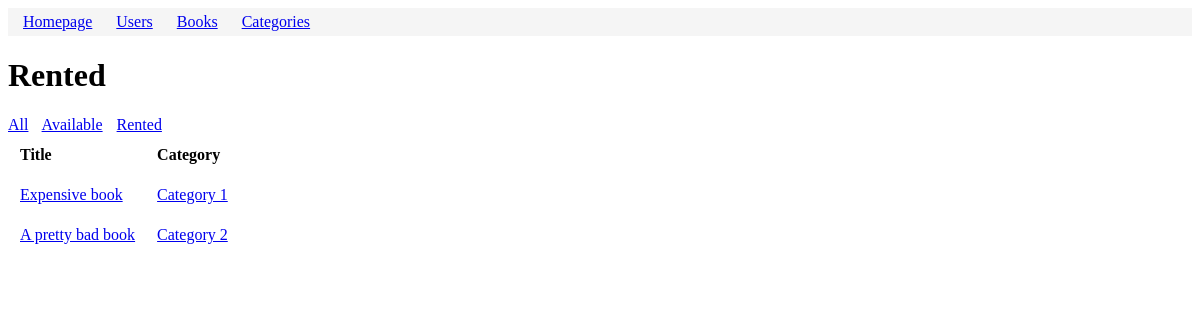
Page /rented on the earlier database version.
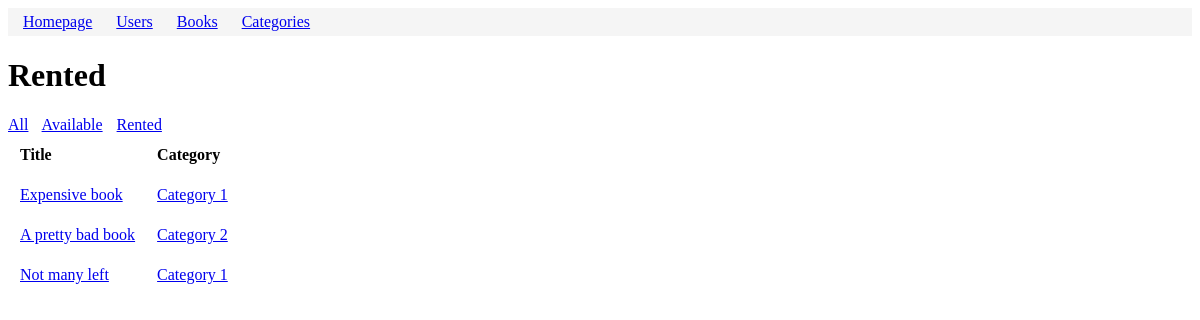
Same page on the later database version.
### models.py (models this page shows, shortened)
class BookRental(db.Model):
    id = mapped_column(Integer, primary_key=True)
    user_id = mapped_column(Integer, ForeignKey("user.id"))
    book_id = mapped_column(Integer, ForeignKey("book.id"))
    rented = mapped_column(DateTime(timezone=True), nullable=False)
    returned = mapped_column(DateTime(timezone=True), nullable=True)
    user = relationship("User", back_populates="rented")
    book = relationship("Book", back_populates="rentals")

class Book(db.Model):
    id = mapped_column(Integer, primary_key=True, autoincrement=True)
    title = mapped_column(String)
    price = mapped_column(DECIMAL(10, 2))
    available = mapped_column(Integer, default=0)
    rating = mapped_column(Integer)
    upc = mapped_column(String)
    url = mapped_column(String)
    category_id = mapped_column(Integer, ForeignKey("category.id"))
    category = relationship("Category", back_populates="books")
    rentals = relationship("BookRental", back_populates="book")

class Category(db.Model):
    id = mapped_column(Integer, primary_key=True)
    name = mapped_column(String, unique=True)
    books = relationship("Book", back_populates="category")

### app.py (the view)
@app.route("/rented")
def rented():
    statement = db.select(BookRental).where(BookRental.returned == None)
    results = db.session.execute(statement).scalars()
    return render_template("rented.html", results=results)

### templates/rented.html
{% extends "base.html" %}
{% block content %}
<h1>Rented</h1>
<span style="margin-right: 10px;"><a href="{{ url_for('books') }}">All</a></span>
<span style="margin-right: 10px;"><a href="{{ url_for('available') }}">Available</a></span>
<span><a href="{{ url_for('rented') }}">Rented</a></span>
<br>
<table>
<tr>
    <th style="text-align: left;">
        Title
    </th>
    <th style="text-align: left;">Category</th>
</tr>
{% for book in results %}
<tr>
    <td><a href="{{ url_for('book', id=book.book.id) }}">{{ book.book.title }}</a></td>
    <td><a href="{{ url_for('category_detail', name=book.book.category.name) }}">{{ book.book.category.name }}</a></td>
</tr>
{% endfor %}
</table>
{% endblock %}

Differences in the rows shown:
added BookRental: book "Not many left", book.category.name "Category 1"
